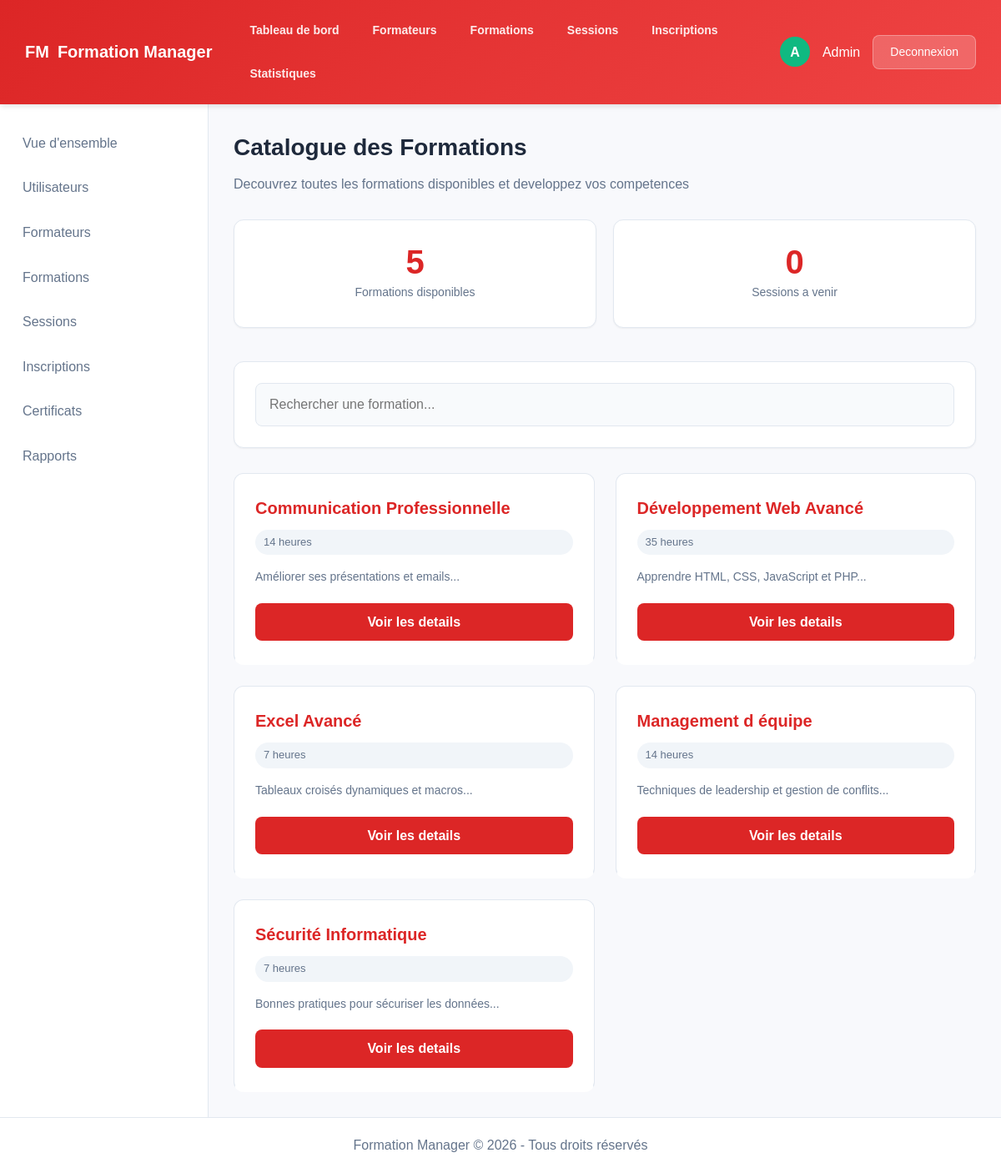
Before: /catalogue_formations.php (signed in) with the older database file.
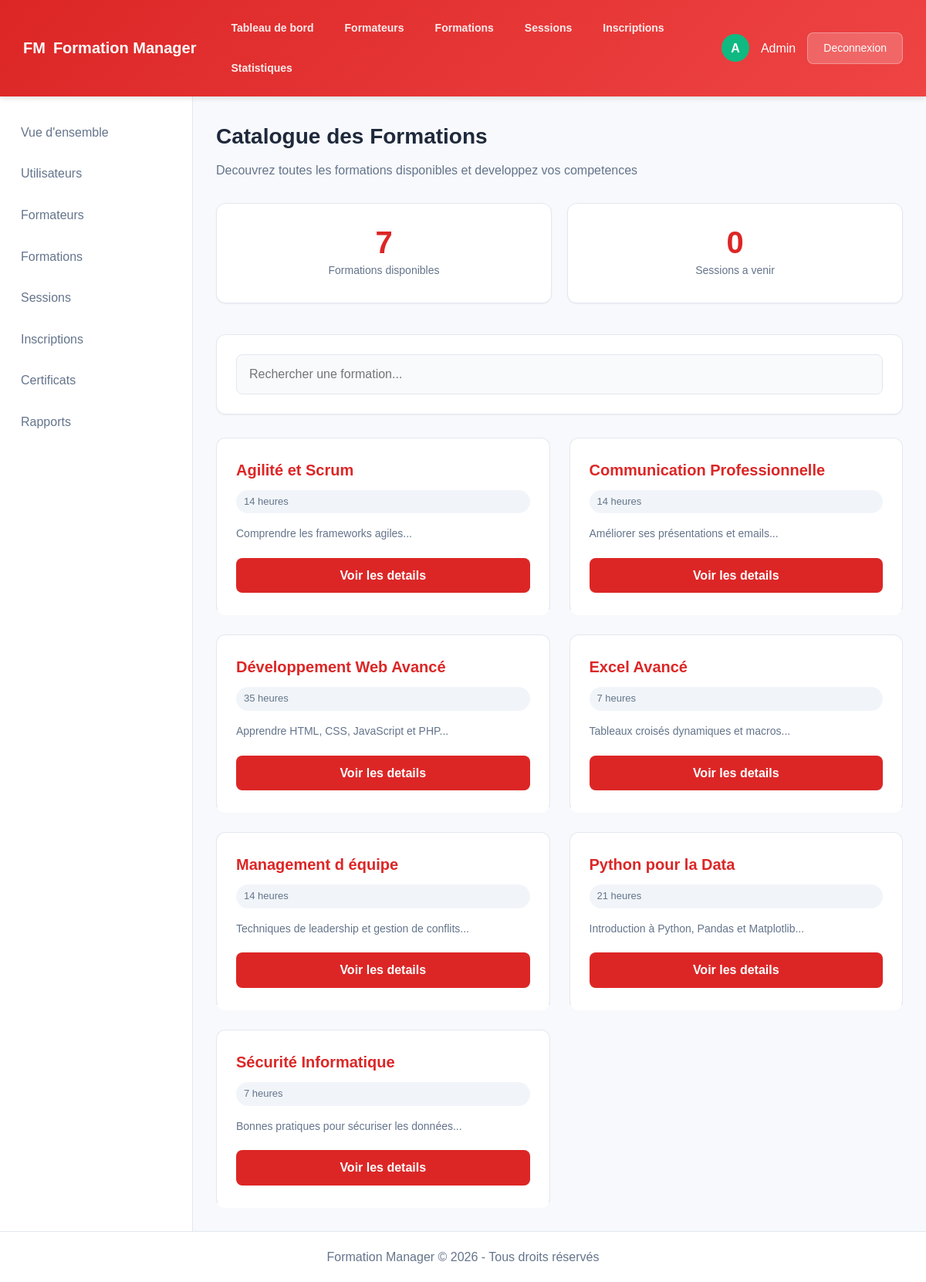
After: the same page with the newer database file.
### tables this page shows
create table if not exists formations (
    id int auto_increment primary key,
    nom varchar(255) not null,
    duree int not null,
    description text
);

### catalogue_formations.php (the view, shortened to what this page needs)
<?php
include 'connexion.php';
?>
<!DOCTYPE html>
<html lang="fr">
<head>
    <link rel="stylesheet" href="style.css">
</head>
<body>
    <?php include 'header.php'; ?>
    <div class="page-header">
        <h1 class="page-title">Catalogue des Formations</h1>
        <p style="color: var(--text-muted); margin-top: 0.5rem;">
            Decouvrez toutes les formations disponibles et developpez vos competences
        </p>
    </div>
    <?php
    $total_formations = mysqli_fetch_assoc(mysqli_query($connexion, "SELECT COUNT(*) as count FROM formations"))['count'];
    $total_sessions = mysqli_fetch_assoc(mysqli_query($connexion, "SELECT COUNT(*) as count FROM sessions WHERE date_debut >= CURDATE()"))['count'];
    ?>
    <div class="stats-grid">
        <div class="stat-card">
            <div class="stat-number"><?php echo $total_formations; ?></div>
            <div class="stat-label">Formations disponibles</div>
        </div>
        <div class="stat-card">
            <div class="stat-number"><?php echo $total_sessions; ?></div>
            <div class="stat-label">Sessions a venir</div>
        </div>
    </div>
    <div class="section">
        <input type="text" id="searchInput" placeholder="Rechercher une formation..."
            style="width: 100%; padding: 1rem;">
    </div>
    <div class="formation-grid" id="formationsGrid">
        <?php
        $sql = "SELECT formations.*, COUNT(DISTINCT sessions.id) as nb_sessions
                FROM formations
                LEFT JOIN sessions ON formations.id = sessions.formation_id AND sessions.date_debut >= CURDATE()
                GROUP BY formations.id
                ORDER BY formations.nom ASC";
        $result = mysqli_query($connexion, $sql);
        if ($result && mysqli_num_rows($result) > 0):
            while ($formation = mysqli_fetch_assoc($result)):
                ?>
                <div class="formation-card" data-name="<?php echo htmlspecialchars($formation['nom']); ?>">
                    <h3 class="formation-name"><?php echo htmlspecialchars($formation['nom']); ?></h3>
                    <span class="formation-duration"><?php echo $formation['duree']; ?> heures</span>
                    <p class="formation-description">
                        <?php echo htmlspecialchars(substr($formation['description'], 0, 100)) . '...'; ?>
                    </p>
                    <div class="formation-actions">
                        <a href="formation_details.php?id=<?php echo $formation['id']; ?>" class="btn-details">Voir les
                            details</a>
                    </div>
                </div>
            <?php endwhile; ?>
        <?php else: ?>
            <p>Aucune formation disponible.</p>
        <?php endif; ?>
    </div>
    <?php include 'footer.php'; ?>
</body>
</html>

Changed rows visible on the page:
added formations: nom "Agilité et Scrum", duree "14", description "Comprendre les frameworks agiles"
added formations: nom "Python pour la Data", duree "21", description "Introduction à Python, Pandas et Matplotlib"
Other visible differences:
$total_formations: "5" → "7"
